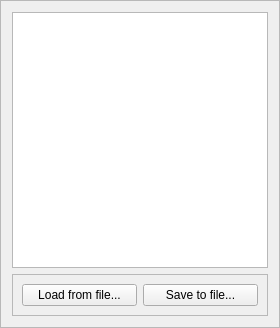
             <widget class="QFrame" name="frame_8">
              <property name="frameShape">
               <enum>QFrame::StyledPanel</enum>
              </property>
              <property name="frameShadow">
               <enum>QFrame::Raised</enum>
              </property>
              <layout class="QVBoxLayout" name="verticalLayout_10">
               <item>
                <widget class="QGraphicsView" name="ddsTextureView">
                 <property name="sizePolicy">
                  <sizepolicy hsizetype="Fixed" vsizetype="Fixed">
                   <horstretch>0</horstretch>
                   <verstretch>0</verstretch>
                  </sizepolicy>
                 </property>
                 <property name="minimumSize">
                  <size>
                   <width>256</width>
                   <height>256</height>
                  </size>
                 </property>
                 <property name="maximumSize">
                  <size>
                   <width>256</width>
                   <height>256</height>
                  </size>
                 </property>
                </widget>
               </item>
               <item>
                <widget class="QFrame" name="frame_6">
                 <property name="sizePolicy">
                  <sizepolicy hsizetype="Preferred" vsizetype="Maximum">
                   <horstretch>0</horstretch>
                   <verstretch>0</verstretch>
                  </sizepolicy>
                 </property>
                 <property name="frameShape">
                  <enum>QFrame::StyledPanel</enum>
                 </property>
                 <property name="frameShadow">
                  <enum>QFrame::Raised</enum>
                 </property>
                 <layout class="QHBoxLayout" name="horizontalLayout_8">
                  <item>
                   <widget class="QPushButton" name="LoadTextureButton">
                    <property name="text">
                     <string>Load from file...</string>
                    </property>
                   </widget>
                  </item>
                  <item>
                   <widget class="QPushButton" name="SaveTextureButton">
                    <property name="text">
                     <string>Save to file...</string>
                    </property>
                   </widget>
                  </item>
                 </layout>
                </widget>
               </item>
              </layout>
             </widget>
